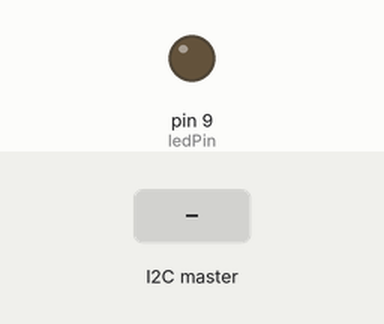
Bench run of a sketch on a simulated Arduino Uno, built with avr-gcc and run on an emulated ATmega328P. Parts: output pins drawn as LEDs (lit = HIGH). The inputs (shaded band) are chosen by the test bench.

Above: at 1.2 s.
1.3 s: the I2C master sends the byte 1
At 2.1 s:
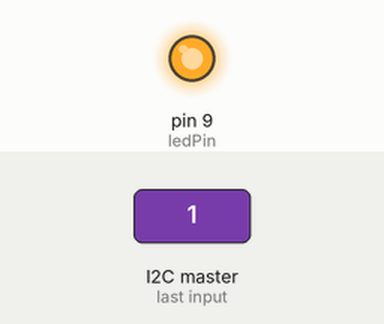
2.8 s: the I2C master sends the byte 0
At 3.2 s:
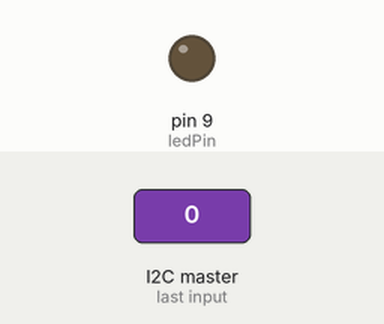
4.3 s: the I2C master sends the byte 2
At 5.5 s:
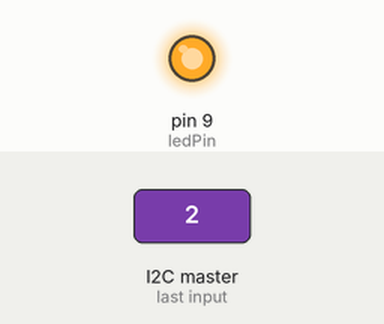
Timing chart, 0 to 7.3 s (numbered marks = the images above; inputs shaded):
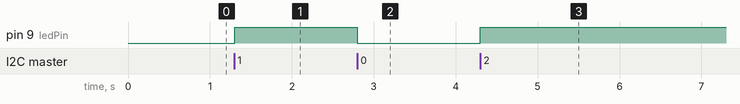

Measured:
- after the input at 1.3 s, pin 9 (ledPin): LOW → HIGH at once
- after the input at 2.8 s, pin 9 (ledPin): HIGH → LOW at once
- after the input at 4.3 s, pin 9 (ledPin): LOW → HIGH at once

The sketch:

slave.ino
```cpp
#include <Wire.h>

const int photocellPin = A2, ledPin = 9;

void setup() {
  Serial.begin(9600);
  Wire.begin(2);
  Wire.onRequest(requestEvent);
  Wire.onReceive(receiveEvent);
  pinMode(ledPin, OUTPUT);
}

void loop() {
}

void requestEvent() {
  int photocellVal = analogRead(photocellPin);
  Wire.write(photocellVal);
}

void receiveEvent(int num) {
  digitalWrite(ledPin, Wire.read());
}
```
